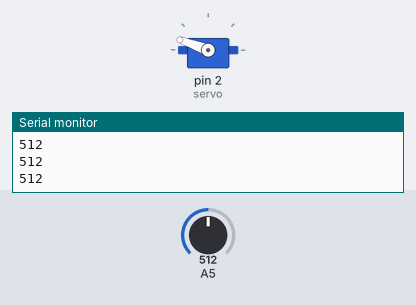
Recording of a sketch running on a simulated Arduino Uno, built with avr-gcc and run on an emulated ATmega328P. Parts: servo, the last lines printed to the serial monitor. The inputs (shaded band) are chosen by the test bench; at power-on: A5 = 512.

Above: at 1.2 s.
1.3 s: A5 set to 209
2.8 s: A5 set to 189
At 3.2 s:
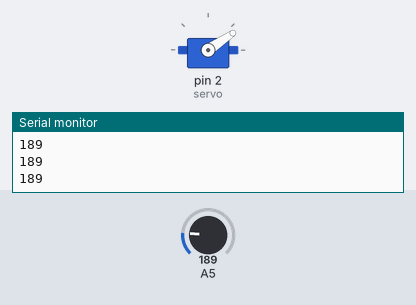
4.3 s: A5 set to 306
At 4.6 s:
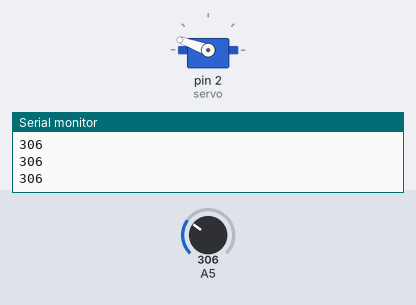
5.8 s: A5 set to 122
At 7.2 s:
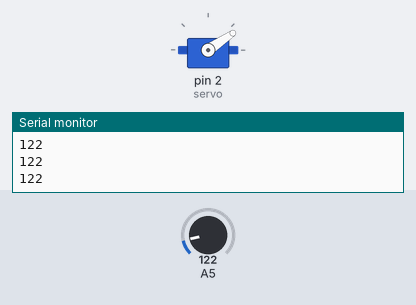
Timing chart, 0 to 8.3 s (numbered marks = the images above; inputs shaded):
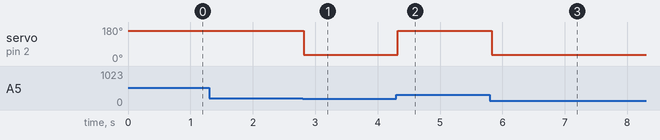

Measured:
- the behaviour switches between 200 and 199 on A5 (found by bisection; images 0 and 1)
- after the input at 2.8 s, servo on pin 2 (servo): 160° → 34° at once
- after the input at 4.3 s, servo on pin 2 (servo): 34° → 160° at once
- after the input at 5.8 s, servo on pin 2 (servo): 160° → 34° at once

The sketch:

muscle_sensor_servo_.ino
```cpp
#include <Servo.h>

const int x = 200 ; //This is the reference value and it
//will depend on your setup. You have to find it out
//yourself by looking at the serial monitor and finding
//a value between the maximum and minimum value.

//Naming the servos
Servo servo;


void setup()
{
//Starting the serial monitor
Serial.begin(9600);

//Configuring servo pins
servo.attach(2); // pinky

}


void loop()
{
//Printing the EMG data
Serial.println(analogRead(5));

//If the EMG data is greater than x the hand closes
  if(analogRead(5) > x) {
    servo.write(160);

  }

//If the EMG data is lower than x the hand opens
  else if (analogRead(5) < x) {
    servo.write(34);

  }

//A delay to slow down the process
  delay(100);
}
```
